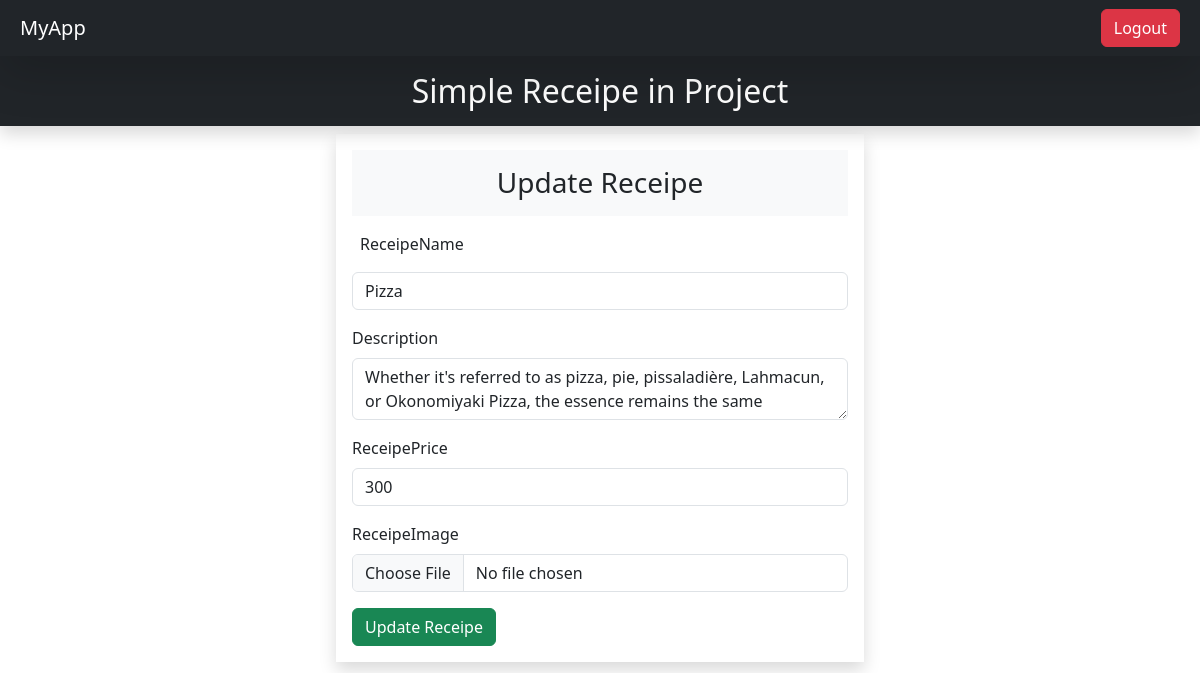
Page /update/18/ (signed in) on the committed database.
### receipevege/models.py (models this page shows)
class Receipe(models.Model):
    user = models.ForeignKey(User, on_delete=models.SET_NULL, null = True, blank=True)
    re_name = models.CharField(max_length=100)
    re_description = models.TextField(max_length=1000)
    re_price = models.IntegerField()
    re_images = models.ImageField(upload_to='receipe')

### receipevege/views.py (the view, shortened to what this page needs)
# urls.py: path('update/<int:id>/', views.updateData, name='UpdateData'),
@login_required(login_url='/')
def updateData(request,id):
    queryset = Receipe.objects.get(id=id)
    return render(request,'receipevege/update.html',{'qdata':queryset})

### receipevege/templates/receipevege/update.html (shortened to what this page needs)
{% extends "receipevege/base.html" %}
{% block content %}
    <div class="container-fulid ">
        <h2 class="alert-danger bg-dark  text-white text-center p-3 shadow">Simple Receipe in Project</h2>
        <div class="row">
            <div class="col-sm-8 offset-2">
                <form action="#" method="POST" enctype="multipart/form-data" class="shadow p-3 col-8 m-auto shadow">
                  <h3 class="p-2 text-center bg-light p-3">Update Receipe</h3>
                    <div class="mb-3">
                        <label for="receipename" class="form-label p-2">ReceipeName</label>
                        <input type="text"  name="re_name" class="form-control" value="{{ qdata.re_name }}" required id="receipename">
                    </div>
                    <div class="mb-3">
                        <label for="description" class="form-label">Description</label>
                        <textarea type="text" name="re_description" id="description" value="" required class="form-control">{{ qdata.re_description }}</textarea>
                    </div>
                    <div class="mb-3">
                      <label for="receiprice" class="form-label">ReceipePrice</label>
                      <input type="number"  name="re_price" class="form-control"  value="{{ qdata.re_price }}"  required id="receiprice">
                    </div>
                    <div class="mb-3">
                      <label for="receimage" class="form-label">ReceipeImage</label>
                      <input type="file"  name="re_images" class="form-control"   value=" {{ qdata.re_image }} "  required id="receimage">
                    </div>
                    <button type="submit" class="btn btn-success">Update Receipe</button>
                </form>
            </div>
        </div>
    </div>
{% endblock  %}

### rows in the picture
Receipe: re_name "Pizza", re_description "Whether it's referred to as pizza, pie, pissaladière, Lahmacun, or Okonomiyaki Pizza, the essence remains the same", re_price "300"
